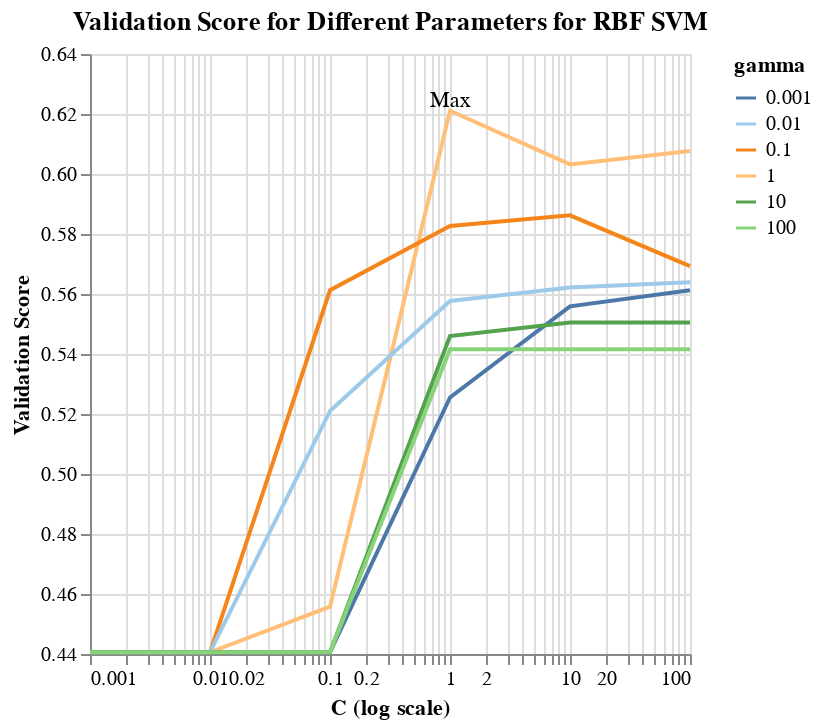

The notebook cell this image was saved under:
### Code cell
plot = alt.Chart(rbf_df, title="Validation Score for Different Parameters for RBF SVM").mark_line().encode(
    x=alt.X('param_svc__C', title='C (log scale)', scale=alt.Scale(type='log')),
    y=alt.Y('mean_test_score', title='Validation Score').scale(zero=False),
    color=alt.Color('param_svc__gamma:O', title='gamma').scale(scheme='tableau20')
)

plot + alt.Chart(rbf_df.head(1)).mark_text(dy=-5).encode(
    x='param_svc__C',
    y="mean_test_score",
    text=alt.value('Max'))

### Figure 1 — Vega specification as saved in the notebook (floating-point values rounded to 4 significant figures)
{"$schema": "https://vega.github.io/schema/vega/v5.json", "data": [{"name": "source_0", "values": [{"rank_test_score": 1, "mean_test_score": 0.6211, "mean_train_score": 0.8416, "param_svc__gamma": 1.0, "param_svc__C": 1.0, "mean_fit_time": 0.09755}, {"rank_test_score": 2, "mean_test_score": 0.6077, "mean_train_score": 1.0, "param_svc__gamma": 1.0, "param_svc__C": 100.0, "mean_fit_time": 0.1084}, {"rank_test_score": 3, "mean_test_score": 0.6032, "mean_train_score": 0.9917, "param_svc__gamma": 1.0, "param_svc__C": 10.0, "mean_fit_time": 0.1185}, {"rank_test_score": 4, "mean_test_score": 0.5862, "mean_train_score": 0.7131, "param_svc__gamma": 0.1, "param_svc__C": 10.0, "mean_fit_time": 0.06175}, {"rank_test_score": 5, "mean_test_score": 0.5827, "mean_train_score": 0.6374, "param_svc__gamma": 0.1, "param_svc__C": 1.0, "mean_fit_time": 0.06125}, {"rank_test_score": 6, "mean_test_score": 0.5693, "mean_train_score": 0.8105, "param_svc__gamma": 0.1, "param_svc__C": 100.0, "mean_fit_time": 0.1114}, {"rank_test_score": 7, "mean_test_score": 0.5639, "mean_train_score": 0.6296, "param_svc__gamma": 0.01, "param_svc__C": 100.0, "mean_fit_time": 0.08805}, {"rank_test_score": 8, "mean_test_score": 0.5622, "mean_train_score": 0.5929, "param_svc__gamma": 0.01, "param_svc__C": 10.0, "mean_fit_time": 0.05834}, {"rank_test_score": 9, "mean_test_score": 0.5613, "mean_train_score": 0.5771, "param_svc__gamma": 0.001, "param_svc__C": 100.0, "mean_fit_time": 0.07804}, {"rank_test_score": 10, "mean_test_score": 0.5613, "mean_train_score": 0.5766, "param_svc__gamma": 0.1, "param_svc__C": 0.1, "mean_fit_time": 0.05017}, {"rank_test_score": 11, "mean_test_score": 0.5577, "mean_train_score": 0.5688, "param_svc__gamma": 0.01, "param_svc__C": 1.0, "mean_fit_time": 0.06378}, {"rank_test_score": 12, "mean_test_score": 0.5559, "mean_train_score": 0.5666, "param_svc__gamma": 0.001, "param_svc__C": 10.0, "mean_fit_time": 0.05636}, {"rank_test_score": 13, "mean_test_score": 0.5505, "mean_train_score": 1.0, "param_svc__gamma": 10.0, "param_svc__C": 10.0, "mean_fit_time": 0.1474}, {"rank_test_score": 13, "mean_test_score": 0.5505, "mean_train_score": 1.0, "param_svc__gamma": 10.0, "param_svc__C": 100.0, "mean_fit_time": 0.1093}, {"rank_test_score": 15, "mean_test_score": 0.546, "mean_train_score": 0.9978, "param_svc__gamma": 10.0, "param_svc__C": 1.0, "mean_fit_time": 0.1397}, {"rank_test_score": 16, "mean_test_score": 0.5416, "mean_train_score": 1.0, "param_svc__gamma": 100.0, "param_svc__C": 10.0, "mean_fit_time": 0.1967}, {"rank_test_score": 16, "mean_test_score": 0.5416, "mean_train_score": 1.0, "param_svc__gamma": 100.0, "param_svc__C": 1.0, "mean_fit_time": 0.1986}, {"rank_test_score": 16, "mean_test_score": 0.5416, "mean_train_score": 1.0, "param_svc__gamma": 100.0, "param_svc__C": 100.0, "mean_fit_time": 0.1639}, {"rank_test_score": 19, "mean_test_score": 0.5255, "mean_train_score": 0.5286, "param_svc__gamma": 0.001, "param_svc__C": 1.0, "mean_fit_time": 0.05656}, {"rank_test_score": 20, "mean_test_score": 0.521, "mean_train_score": 0.5257, "param_svc__gamma": 0.01, "param_svc__C": 0.1, "mean_fit_time": 0.05381}, {"rank_test_score": 21, "mean_test_score": 0.4558, "mean_train_score": 0.4739, "param_svc__gamma": 1.0, "param_svc__C": 0.1, "mean_fit_time": 0.08816}, {"rank_test_score": 22, "mean_test_score": 0.4406, "mean_train_score": 0.4406, "param_svc__gamma": 0.001, "param_svc__C": 0.001, "mean_fit_time": 0.04145}, {"rank_test_score": 22, "mean_test_score": 0.4406, "mean_train_score": 0.4406, "param_svc__gamma": 0.001, "param_svc__C": 0.1, "mean_fit_time": 0.05604}, {"rank_test_score": 22, "mean_test_score": 0.4406, "mean_train_score": 0.4406, "param_svc__gamma": 100.0, "param_svc__C": 0.01, "mean_fit_time": 0.1467}, {"rank_test_score": 22, "mean_test_score": 0.4406, "mean_train_score": 0.4406, "param_svc__gamma": 10.0, "param_svc__C": 0.01, "mean_fit_time": 0.0941}, {"rank_test_score": 22, "mean_test_score": 0.4406, "mean_train_score": 0.4406, "param_svc__gamma": 1.0, "param_svc__C": 0.01, "mean_fit_time": 0.0732}, {"rank_test_score": 22, "mean_test_score": 0.4406, "mean_train_score": 0.4406, "param_svc__gamma": 0.1, "param_svc__C": 0.01, "mean_fit_time": 0.06026}, {"rank_test_score": 22, "mean_test_score": 0.4406, "mean_train_score": 0.4406, "param_svc__gamma": 0.01, "param_svc__C": 0.01, "mean_fit_time": 0.05886}, {"rank_test_score": 22, "mean_test_score": 0.4406, "mean_train_score": 0.4406, "param_svc__gamma": 0.001, "param_svc__C": 0.01, "mean_fit_time": 0.04726}, {"rank_test_score": 22, "mean_test_score": 0.4406, "mean_train_score": 0.4406, "param_svc__gamma": 100.0, "param_svc__C": 0.001, "mean_fit_time": 0.09509}, {"rank_test_score": 22, "mean_test_score": 0.4406, "mean_train_score": 0.4406, "param_svc__gamma": 10.0, "param_svc__C": 0.001, "mean_fit_time": 0.04239}, {"rank_test_score": 22, "mean_test_score": 0.4406, "mean_train_score": 0.4406, "param_svc__gamma": 1.0, "param_svc__C": 0.001, "mean_fit_time": 0.0435}, {"rank_test_score": 22, "mean_test_score": 0.4406, "mean_train_score": 0.4406, "param_svc__gamma": 0.1, "param_svc__C": 0.001, "mean_fit_time": 0.04043}, {"rank_test_score": 22, "mean_test_score": 0.4406, "mean_train_score": 0.4406, "param_svc__gamma": 0.01, "param_svc__C": 0.001, "mean_fit_time": 0.03218}, {"rank_test_score": 22, "mean_test_score": 0.4406, "mean_train_score": 0.4406, "param_svc__gamma": 10.0, "param_svc__C": 0.1, "mean_fit_time": 0.1302}, {"rank_test_score": 22, "mean_test_score": 0.4406, "mean_train_score": 0.4406, "param_svc__gamma": 100.0, "param_svc__C": 0.1, "mean_fit_time": 0.1949}]}, {"name": "source_1", "values": [{"mean_test_score": 0.6211, "param_svc__C": 1.0}]}, {"name": "source_0_color_domain_param_svc__gamma", "values": [{"param_svc__gamma": 1.0}, {"param_svc__gamma": 0.1}, {"param_svc__gamma": 0.01}, {"param_svc__gamma": 0.001}, {"param_svc__gamma": 10.0}, {"param_svc__gamma": 100.0}]}], "marks": [{"type": "group", "name": "layer_0_pathgroup", "from": {"facet": {"data": "source_0", "name": "faceted_path_layer_0_main", "groupby": ["param_svc__gamma"]}}, "encode": {"update": {"width": {"field": {"signal": null, "datum": null, "group": "width", "parent": null}}, "height": {"field": {"signal": null, "datum": null, "group": "height", "parent": null}}}}, "marks": [{"type": "line", "name": "layer_0_marks", "from": {"data": "faceted_path_layer_0_main"}, "sort": {"field": "datum[\"param_svc__C\"]"}, "encode": {"update": {"x": {"field": "param_svc__C", "scale": "x"}, "description": {"signal": "\"C (log scale): \" + (format(datum[\"param_svc__C\"], \"\")) + \"; Validation Score: \" + (format(datum[\"mean_test_score\"], \"\")) + \"; gamma: \" + (isValid(datum[\"param_svc__gamma\"]) ? datum[\"param_svc__gamma\"] : \"\"+datum[\"param_svc__gamma\"])"}, "stroke": {"field": "param_svc__gamma", "scale": "color"}, "defined": {"signal": "isValid(datum[\"param_svc__C\"]) && isFinite(+datum[\"param_svc__C\"]) && isValid(datum[\"mean_test_score\"]) && isFinite(+datum[\"mean_test_score\"])"}, "y": {"field": "mean_test_score", "scale": "y"}}}, "style": ["line"]}]}, {"type": "text", "name": "layer_1_marks", "from": {"data": "source_1"}, "encode": {"update": {"dy": {"value": -5}, "align": {"value": "center"}, "y": {"field": "mean_test_score", "scale": "y"}, "description": {"signal": "\"param_svc__C: \" + (format(datum[\"param_svc__C\"], \"\")) + \"; mean_test_score: \" + (format(datum[\"mean_test_score\"], \"\"))"}, "x": {"field": "param_svc__C", "scale": "x"}, "text": {"value": "Max"}, "fill": {"value": "black"}, "baseline": {"value": "middle"}}}, "style": ["text"]}], "scales": [{"name": "x", "type": "log", "domain": {"fields": [{"data": "source_0", "field": "param_svc__C"}, {"data": "source_1", "field": "param_svc__C"}]}, "range": [0, {"signal": "width"}], "nice": true}, {"name": "y", "type": "linear", "domain": {"fields": [{"data": "source_0", "field": "mean_test_score"}, {"data": "source_1", "field": "mean_test_score"}]}, "range": [{"signal": "height"}, 0], "zero": false, "nice": true}, {"name": "color", "type": "ordinal", "domain": {"data": "source_0_color_domain_param_svc__gamma", "field": "param_svc__gamma", "sort": true}, "range": {"scheme": "tableau20"}, "interpolate": "hcl"}], "axes": [{"scale": "x", "gridScale": "y", "labels": false, "ticks": false, "domain": false, "minExtent": 0, "orient": "bottom", "aria": false, "zindex": 0, "maxExtent": 0, "grid": true}, {"scale": "y", "ticks": false, "labels": false, "zindex": 0, "grid": true, "aria": false, "maxExtent": 0, "orient": "left", "domain": false, "minExtent": 0, "tickCount": {"signal": "ceil(height/40)"}, "gridScale": "x"}, {"scale": "x", "labelOverlap": "greedy", "orient": "bottom", "grid": false, "labelFlush": true, "zindex": 0, "title": "C (log scale)"}, {"scale": "y", "labelOverlap": true, "title": "Validation Score", "tickCount": {"signal": "ceil(height/40)"}, "zindex": 0, "grid": false, "orient": "left"}], "title": {"text": "Validation Score for Different Parameters for RBF SVM", "frame": "group"}, "background": "white", "legends": [{"title": "gamma", "stroke": "color", "symbolType": "stroke"}], "width": 300, "padding": 5, "height": 300, "style": "cell"}
